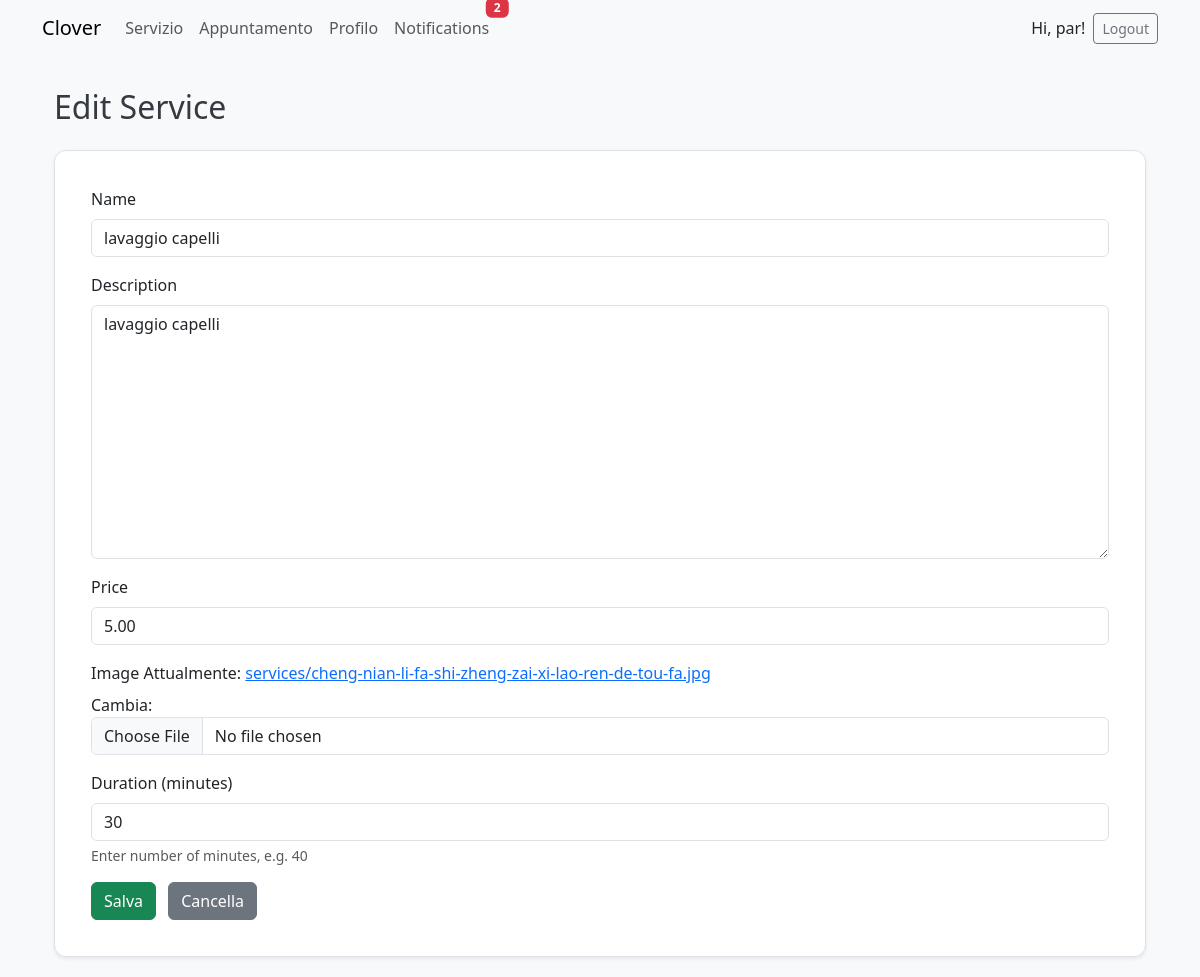
Screenshot of /services/edit/32/ (signed in) with the database file from the repository.
### services/models.py (models this page shows, shortened)
class Service(models.Model):
    name = models.CharField(max_length=100)
    description = models.TextField()
    price = models.DecimalField(max_digits=6, decimal_places=2)
    image = models.ImageField(upload_to="services/")
    duration = models.DurationField(default=timedelta(minutes=30))
    created_by = models.ForeignKey(User, on_delete=models.CASCADE)

### services/views.py (the view)
# urls.py: path('edit/<int:pk>/', views.service_edit, name='service-edit'),
@login_required
def service_edit(request, pk):
    service = get_object_or_404(Service, pk=pk)
    if request.user != service.created_by:
        return redirect('service-list')
    if request.method == 'POST':
        form = ServiceForm(request.POST, request.FILES, instance=service)
        if form.is_valid():
            form.save()
            return render(request, 'services/edit_confirm.html', {
                'service': service,
                'action': 'updated'
            })
    else:
        form = ServiceForm(instance=service)
    return render(request, 'services/edit.html', {'form': form})

### services/forms.py (shortened to what this page needs)
class ServiceForm(forms.ModelForm):
    duration_minutes = forms.IntegerField(
        required=True,
        min_value=0,
        label="Duration (minutes)",
        help_text="Enter number of minutes, e.g. 40"
    )
    class Meta:
        model = Service
        fields = ['name', 'description', 'price', 'image']
    def __init__(self, *args, **kwargs):
        super().__init__(*args, **kwargs)
        if self.instance and self.instance.duration:
            total_secs = self.instance.duration.total_seconds()
            self.initial['duration_minutes'] = int(total_secs // 60)

### notifications/context_processors.py (called while the page is built)
def unread_notification_count(request):
    if request.user.is_authenticated:
        count = Notification.objects.filter(recipient=request.user, is_read=False).count()
        return {'unread_notification_count': count}
    return {}

### templates/services/edit.html (shortened to what this page needs)
{% extends 'base.html' %}
{% load widget_tweaks %}
{% block content %}
<div class="container mt-4">
  <h2 class="mb-4">
    {{ form.instance.pk|yesno:"Edit Service,Create Service" }}
  </h2>
  <div class="card shadow-sm">
    <div class="card-body">
      <form method="POST" enctype="multipart/form-data">
        {% for field in form %}
          <div class="mb-3">
            <label for="{{ field.id_for_label }}" class="form-label">{{ field.label }}</label>
            {{ field|add_class:"form-control" }}
            {% if field.help_text %}
              <div class="form-text">{{ field.help_text }}</div>
            {% endif %}
          </div>
        {% endfor %}
        <button type="submit" class="btn btn-success">Salva</button>
        <a href="{% url 'service-list' %}" class="btn btn-secondary ms-2">Cancella</a>
      </form>
    </div>
  </div>
</div>
{% endblock %}

### templates/base.html (shortened to what this page needs)
<!DOCTYPE html>
<html lang="it">
<head>
    {% load widget_tweaks %}
    {% load static %}
    <link href="https://cdn.jsdelivr.net/npm/bootstrap@5.3.0/dist/css/bootstrap.min.css" rel="stylesheet">
    <link rel="stylesheet" href="{% static 'css/style.css' %}">
</head>
<body>
<nav class="navbar navbar-expand-lg navbar-light bg-light mb-4">
  <div class="container">
    <a class="navbar-brand" href="{% url 'home' %}">Clover</a>
    <div class="collapse navbar-collapse" id="navbarNav">
      <ul class="navbar-nav me-auto mb-2 mb-lg-0">
        {% if user.is_authenticated %}
            {% if user.profile and user.profile.is_barber %}
                <li class="nav-item">
                  <a class="nav-link" href="{% url 'service-list' %}">Servizio</a>
                </li>
            {% endif %}
            <li class="nav-item">
              <a class="nav-link" href="{% url 'appointment-list' %}">Appuntamento</a>
            </li>
            <li class="nav-item">
              <a class="nav-link" href="{% url 'profile' %}">Profilo</a>
            </li>
            <li class="nav-item">
              <a class="nav-link position-relative" href="{% url 'notification-list' %}">
                Notifications
                {% if unread_notification_count > 0 %}
                  <span class="badge bg-danger position-absolute top-0 start-100 translate-middle">
                    {{ unread_notification_count }}
                  </span>
                {% endif %}
              </a>
            </li>
        {% endif %}
      </ul>
      <ul class="navbar-nav ms-auto">
        {% if user.is_authenticated %}
          <li class="nav-item d-flex align-items-center">
            <span class="me-2">Hi, {{ user.username }}!</span>
            <form action="{% url 'logout' %}" method="post" class="d-inline">
              <button type="submit" class="btn btn-outline-secondary btn-sm">Logout</button>
            </form>
          </li>
        {% endif %}
      </ul>
    </div>
  </div>
</nav>
<div class="container">
  {% block content %}
  {% endblock %}
</div>
</body>
</html>

### static/css/style.css (style rules this page uses)
body { background-color: #f8f9fa; font-family: 'Segoe UI', Tahoma, sans-serif; }
h1, h2, h3 { color: #343a40; margin-top: 1em; margin-bottom: 0.5em; }
.card { background-color: #fff; border: 1px solid #dee2e6; border-radius: 12px; padding: 20px; margin-bottom: 20px; box-shadow: 0 3px 8px rgba(0, 0, 0, 0.05); }

### rows the page displays
Service: instance.pk "Edit Service", form "lavaggio capelli" "lavaggio capelli" "5.00"

### other values shown
{{ unread_notification_count }} "2"
{{ user.username }} "par"
{{ field.label }} "Name" "Description" "Price" "Image" "Duration (minutes)"
{{ field.help_text }} "Enter number of minutes, e.g. 40"
